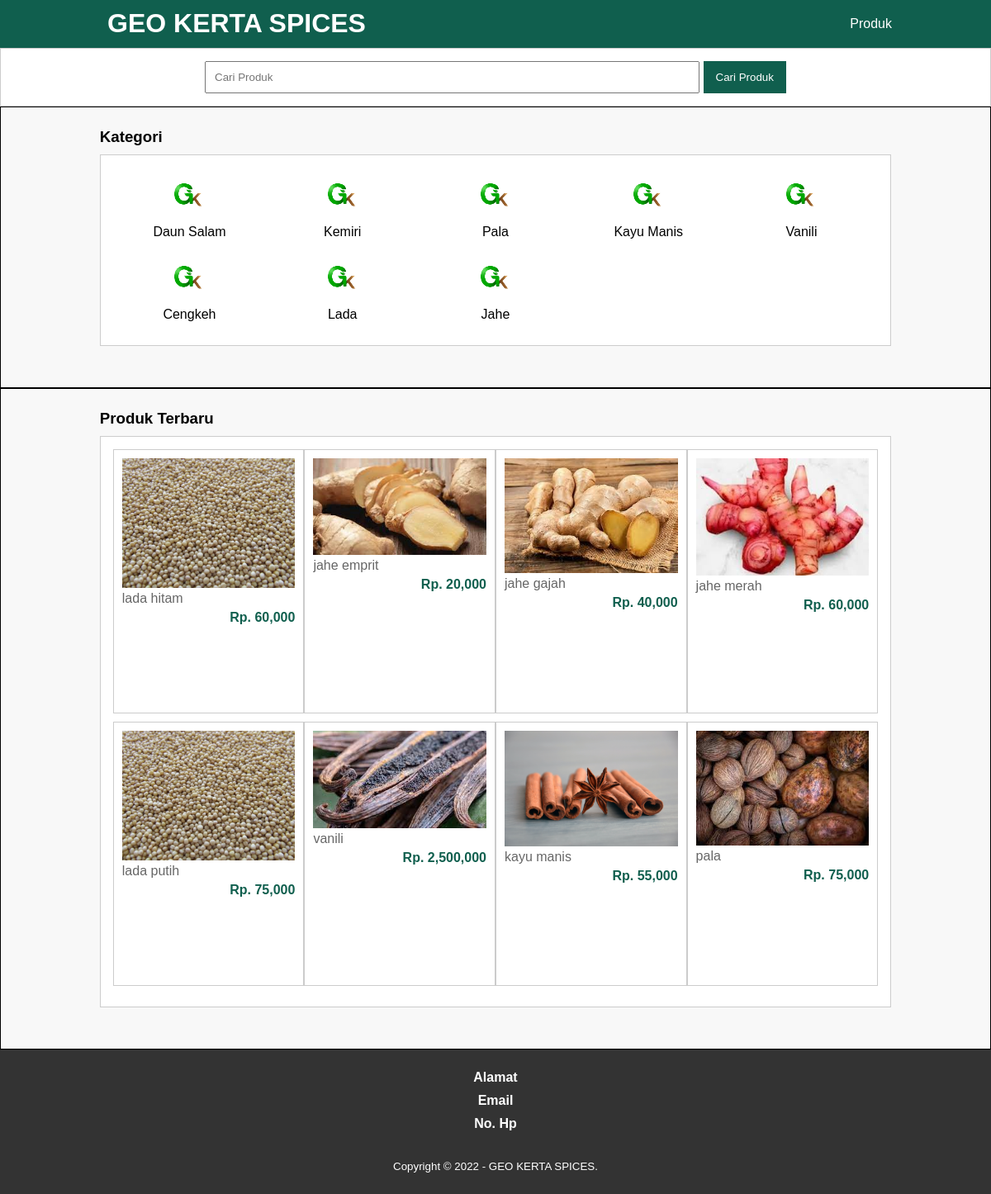
The page / on the database its author committed.
### tables this page shows
CREATE TABLE `tb_category` (
  `category_id` int(11) NOT NULL,
  `category_name` varchar(25) NOT NULL
);

CREATE TABLE `tb_product` (
  `product_id` int(11) NOT NULL,
  `category_id` int(11) NOT NULL,
  `product_name` varchar(100) NOT NULL,
  `product_price` int(11) NOT NULL,
  `product_description` text NOT NULL,
  `product_image` varchar(100) NOT NULL,
  `product_status` tinyint(1) NOT NULL,
  `date_created` timestamp NOT NULL DEFAULT current_timestamp()
);

### index.php (the view, shortened to what this page needs)
<?php
include 'db.php';
?>
<!DOCTYPE html>
<html>
<head>
  <link rel="stylesheet" type="text/css" href="css/style.css">
</head>
<body>
  <header>
    <div class="container">
      <h1><a href="index.php">GEO KERTA SPICES</a></h1>
      <ul>
        <li><a href="produk.php">Produk</a></li>
      </ul>
    </div>
  </header>
  <div class="search">
    <div class="container">
      <form action="produk.php">
        <input type="text" name="search" placeholder="Cari Produk">
        <input type="submit" name="cari" value="Cari Produk">
      </form>
    </div>
  </div>
  <div class="section">
    <div class="container">
      <h3>Kategori</h3>
      <div class="box">
        <?php
        $kategori = mysqli_query($conn, "SELECT * FROM tb_category ORDER BY category_id DESC");
        if (mysqli_num_rows($kategori) > 0) {
          while ($k = mysqli_fetch_array($kategori)) {
        ?>
            <a href="produk.php?kat=<?php echo $k['category_id'] ?>">
              <div class="col-5">
                <img src="img/icon.png" width="50px" style="margin-bottom: 5px;">
                <p><?php echo $k['category_name'] ?></p>
              </div>
            </a>
          <?php }
        } else { ?>
          <p>Kategori tidak ada</p>
        <?php } ?>
      </div>
    </div>
  </div>
  <div class="section">
    <div class="container">
      <h3>Produk Terbaru</h3>
      <div class="box">
        <?php
        $produk = mysqli_query($conn, "SELECT * FROM tb_product WHERE product_status = 1 ORDER BY product_id DESC LIMIT 8");
        if (mysqli_num_rows($produk) > 0) {
          while ($p = mysqli_fetch_array($produk)) {
        ?>
            <a href="detail-produk.php?id=<?php echo $p['product_id'] ?>">
              <div class="col-4">
                <img src="produk/<?php echo $p['product_image'] ?>" width="100px">
                <p class="nama"><?php echo substr($p['product_name'], 0, 30) ?></p>
                <p class="harga">Rp. <?php echo number_format($p['product_price']) ?></p>
              </div>
            </a>
          <?php }
        } else { ?>
          <p>Produk tidak ada</p>
        <?php } ?>
      </div>
    </div>
  </div>
  <div class="footer">
    <div class="container">
      <h4>Alamat</h4>
      <h4>Email</h4>
      <h4>No. Hp</h4>
      <small>Copyright &copy; 2022 - GEO KERTA SPICES.</small>
    </div>
  </div>
</body>
</html>

### css/style.css (style rules this page uses)
* { padding: 0; margin: 0; font-family: 'Quicksand', sans-serif; }
body { background-color: #f8f8f8; }
a { color: inherit; text-decoration: none; }
header { background-color: #105f4e; color: #fff; }
header h1 { float: left; padding: 10px; }
header ul { float: right; }
header ul li { display: inline-block; }
header ul li a { padding: 20px 0 20px 15px; display: inline-block; }
.container { width: 80%; margin: 0 auto; }
.container:after { content: ''; display: block; clear: both; }
.section { padding: 25px 0; border: 1px solid; }
.box { background-color: #fff; border: 1px solid #ccc; padding: 15px; box-sizing: border-box; margin: 10px 0 25px 0; }
.box:after { content: ''; display: block; clear: both; }
.search { padding: 15px 0; background-color: #fff; border: 1px solid #ccc; text-align: center; }
.search input[type=text] { width: 60%; padding: 10px; }
.search input[type=submit] { padding: 12px 15px; background-color: #105f4e; color: #fff; border: none; cursor: pointer; }
.col-5 { width: 20%; height: 100px; text-align: center; float: left; padding: 10px; box-sizing: border-box; }
.col-4 { width: 25%; height: 320px; border: 1px solid #ccc; float: left; padding: 10px; box-sizing: border-box; margin-bottom: 10px; }
.col-4 img { width: 100%; }
.col-4 .nama { color: #666; margin-bottom: 5px; }
.col-4 .harga { font-weight: bold; color: #105f4e; float: right; }
.footer { padding: 25px 0; background-color: #333; color: #fff; text-align: center; }
.footer small { margin-top: 25px; display: inline-block; }

### rows shown on the page
tb_category: category_name "Daun Salam"
tb_category: category_name "Kemiri"
tb_category: category_name "Pala"
tb_category: category_name "Kayu Manis"
tb_category: category_name "Vanili"
tb_category: category_name "Cengkeh"
tb_category: category_name "Lada"
tb_category: category_name "Jahe"
tb_product: product_image (picture), product_name "lada hitam", product_price "60,000"
tb_product: product_image (picture), product_name "jahe emprit", product_price "20,000"
tb_product: product_image (picture), product_name "jahe gajah", product_price "40,000"
tb_product: product_image (picture), product_name "jahe merah", product_price "60,000"
tb_product: product_image (picture), product_name "lada putih", product_price "75,000"
tb_product: product_image (picture), product_name "vanili", product_price "2,500,000"
tb_product: product_image (picture), product_name "kayu manis", product_price "55,000"
tb_product: product_image (picture), product_name "pala", product_price "75,000"
